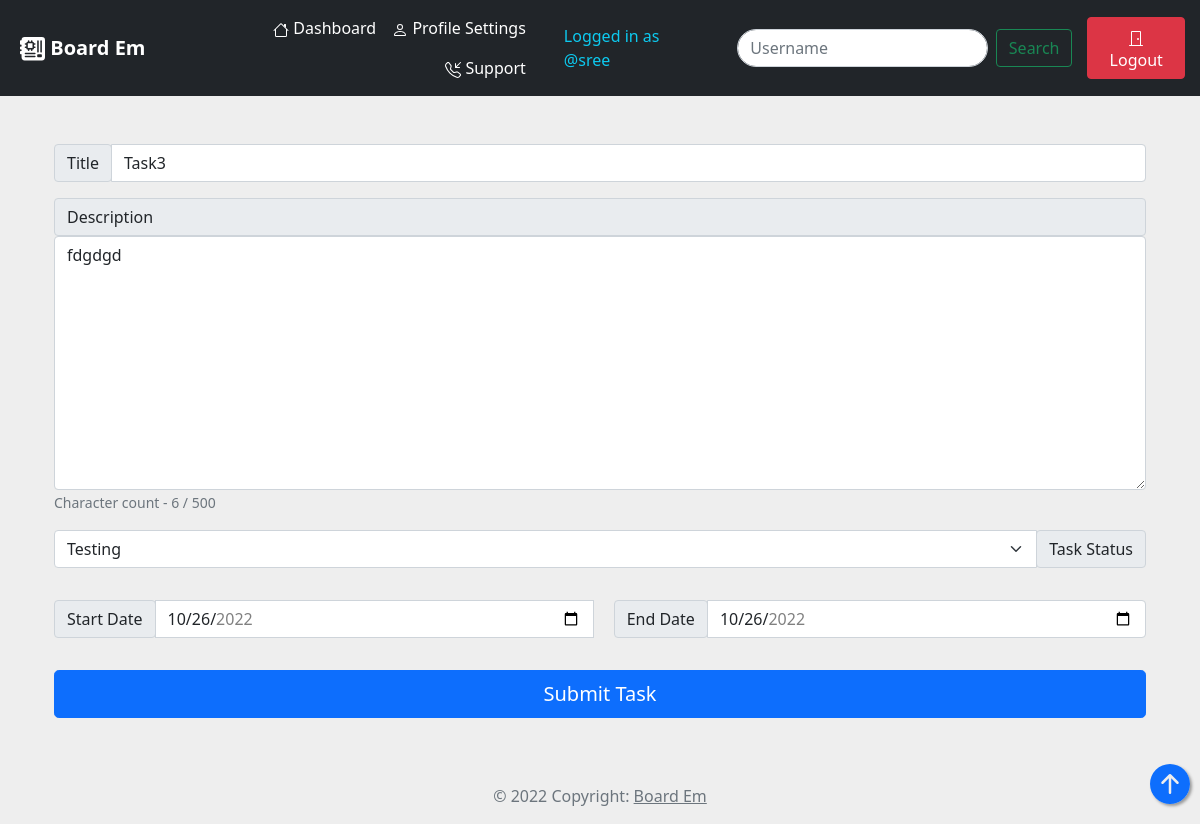
/account/update_task/79c6df0a-5ff4-430c-8d69-a835aa987310/ (signed in), run on the app's committed database.
### Intendance/models.py (models this page shows, shortened)
class Task(models.Model):
    status_choice = (
        ('todo', 'ToDo'),
        ('inprogress', 'In-Progress'),
        ('testing', 'Testing'),
        ('completed', 'Completed'),
    )
    task_id = models.UUIDField(default=uuid.uuid4, unique=True, primary_key=True, editable=False)
    project = models.ForeignKey(Project, on_delete=models.CASCADE)
    title = models.CharField(max_length=200)
    description = models.TextField(null=True, blank=True)
    task_status = models.CharField(max_length=100, choices=status_choice, default='todo')
    created_by = models.ForeignKey(User, on_delete=models.CASCADE, null=True, blank=True)
    start_date = models.DateField()
    end_date = models.DateField()
    created_date = models.DateField(auto_now_add=True)
    modified_date = models.DateField(auto_now=True)

### Intendance/views.py (the view, shortened to what this page needs)
# urls.py: path('update_task/<str:task_id>/', views.update_task_page, name="update-task"),
@login_required(login_url='login')
def update_task_page(request, task_id):
    task = Task.objects.get(task_id=task_id)
    form = TaskFormCRUD(instance=task)
    data = {
        'form':form,
        'min_date': task.project.start_date,
        'max_date': task.project.start_date + relativedelta(weeks=task.project.duration)
    }
    return render(request, "Intendance/task_CRUD.html", data)

### Intendance/forms.py
class TaskFormCRUD(forms.ModelForm):
    class Meta:
        model = Task
        fields = '__all__'

### templates/Intendance/task_CRUD.html (shortened to what this page needs)
{% extends 'Intendance/base_layout.html' %}
{% load widget_tweaks %}
{% load static %}
{% block CRUD_task_content %}
<div class="container ml-5 mt-5 ">
<form action="" method="POST" autocomplete="off">
    <div class="my-3">
        <div class="input-group">
          <div class="input-group-prepend">
            <div class="input-group-text">Title</div>
          </div>
          {% render_field form.title class="form-control" %}
        </div>
    </div>
    <div class="my-3">
      <div class="input-group-prepend">
        <div class="input-group-text">Description</div>
      </div>
    {% render_field form.description class="form-control" id="countTextArea" %}
    <small id="charCount" class="text-muted"></small>
    </div>
    <div class="my-3">
        <div class="input-group">
        {% render_field form.task_status class="form-select  mb-3" %}
            <div class="input-group-prepend ">
                <div class="input-group-text">Task Status</div>
            </div>
        </div>
    </div>
    <div class="my-3">
      <div class="input-group">
        <div class="input-group-prepend ">
          <div class="input-group-text">Start Date</div>
      </div>
      {% render_field form.start_date class="form-control  mb-3" type="date" min=min_date max=max_date onchange="handler(event);" %}
      <div class="input-group-prepend" style="margin-left:20px">
        <div class="input-group-text">End Date</div>
    </div>
    {% render_field form.end_date class="form-control  mb-3" type="date" min=min_date max=max_date onchange="handler(event);" %}
      </div>
  </div>
    <div>
    <input type="submit" value="Submit Task" class="btn btn-primary btn-lg btn-block" style="width:-webkit-fill-available" />
    </div>
</form>
</div>
{% endblock CRUD_task_content %}

### templates/Intendance/account_navbar.html (shortened to what this page needs)
{% load static %}
<nav class="navbar navbar-expand-lg navbar-dark bg-dark">
    <a style="margin-left:20px;margin-right:30px;cursor:pointer" class="navbar-brand" data-bs-toggle="modal" data-bs-target="#boardemModal">
      <b>Board Em</b></a>
    <div class="collapse navbar-collapse" id="navbarText">
      <ul class="navbar-nav nav justify-content-end">
          <li class="nav-item"><a class="nav-link text-white" href="{% url 'acc-page' %}">
            Dashboard</a></li>
            <li class="nav-item"><a class="nav-link text-white" href="{% url 'profile' %}">
              Profile Settings</a></li>
              <li class="nav-item"><a class="nav-link text-white" href="{% url 'support' %}">
                Support</a></li>
      </ul>
    </div>
    <span class="navbar-text text-info" style="margin:0 30px 0 30px">
      Logged in as @{{ user.username }}
    </span>
    <form class="d-flex" role="search" action="{% url 'search-user' %}" method="POST">
      <input class="form-control me-2" type="search" placeholder="Username" aria-label="Search" name="username" autocomplete="off" style="border-radius:25px;">
      <button class="btn btn-outline-success" type="submit">Search</button>
    </form>
    <ul class="navbar-nav nav justify-content-end pull-right" style="margin-left:15px;margin-right:15px">
      <li class="nav-item"><button data-bs-toggle="modal" data-bs-target="#logoutModal" class="btn btn-danger">
        <svg xmlns="http://www.w3.org/2000/svg" width="16" height="16" fill="currentColor" class="bi bi-door-closed" viewBox="0 0 16 16">
          <path d="M3 2a1 1 0 0 1 1-1h8a1 1 0 0 1 1 1v13h1.5a.5.5 0 0 1 0 1h-13a.5.5 0 0 1 0-1H3V2zm1 13h8V2H4v13z"/>
          <path d="M9 9a1 1 0 1 0 2 0 1 1 0 0 0-2 0z"/>
        </svg>
        Logout</button></li>
    </ul>
</nav>

### data on the page
Task: title "Task3", description "fdgdgd", task_status "Testing", start_date "10/26/2022", end_date "10/26/2022"

### other printed values
{{ user.username }} "sree"
